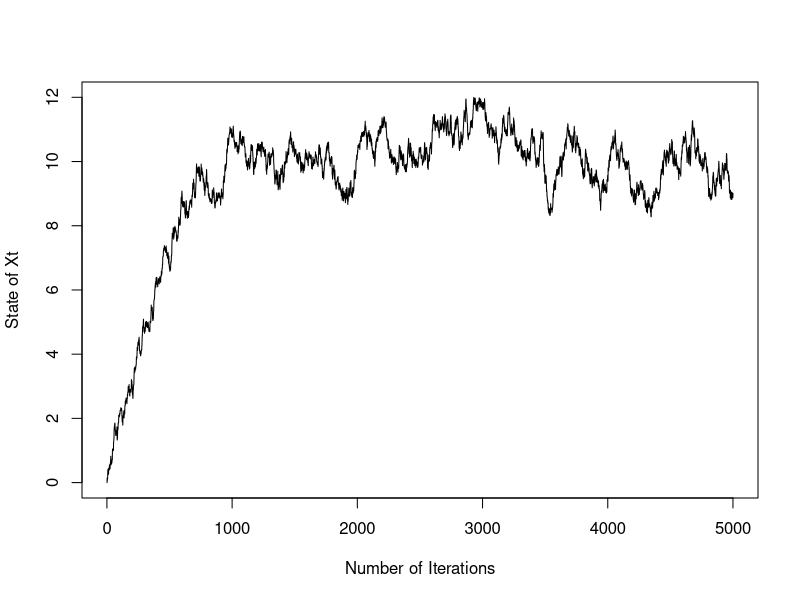

Write the R code that produced this figure.
n = 5000;
mu = 10;
sigma = 0.1;

x = matrix(NA, n, 1);
x[1] = 0;
for(i in 1:n) {
  z <- rnorm(1, 0, sigma)
  y <- x[i] + z
  u <- runif(1)
  f <-dnorm(y, mu, 1)
  g <-dnorm(x[i], mu, 1)
  if(u <= min(f/g, 1)) {
    x[i+1] = y
  }
  else{
    x[i+1] = x[i]
  }
}
plot(1:n, x[1:n], type ="l", xlab = "Number of Iterations", ylab = "State of Xt")
